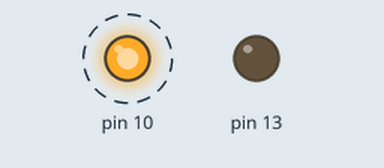
The sketch below on a simulated Arduino Uno, built with avr-gcc and run on an emulated ATmega328P. Parts: output pins drawn as LEDs (lit = HIGH). Dashed ring = blinking.

Above: at 0.05 s.
At 1.95 s:
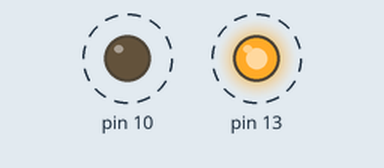
At 2.2 s:
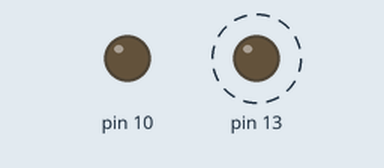
Timing chart, 0 to 3.0 s (numbered marks = the images above):
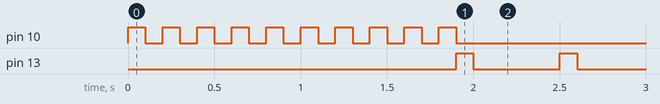

Measured:
- by itself, pin 10: alternates HIGH for 0.10 s and LOW for 0.10 s, 20 changes in all, then stays LOW
- by itself, pin 13: alternates HIGH for 0.10 s and LOW for 0.50 s

The sketch:

KhanhTest_kxnTaskLED.ino
```cpp
//
#include "kxnTaskLED.h"

kxnTaskLED LED_pin_10;
kxnTaskLED LED_pin_13;

void _delay(float seconds) {
  long endTime = millis() + seconds * 1000;
  while(millis() <= endTime) {
      _loop();
  }
}

void setup(){
    LED_pin_10.setup(10);
    LED_pin_13.setup(13);
    LED_pin_10.write(100,100,10);


}

void loop(){

  if(LED_pin_10.isRunning()){
      LED_pin_13.stop();
    }
    else {
      LED_pin_13.write(100,500,5);

    }
    _loop();
}

void _loop(){
    delay(0);
    kxnTaskManager.run(millis());
}

#define _delay     M_DELAY_S
```

kxnTask.cpp
```cpp
#include "kxnTask.h"

void kxnTask::kDelay(unsigned long paTime){
    interval = paTime;
  }

  uint8_t kxnTask::getState(){
    return taskState;
  }

  bool kxnTask::isStateStop(){
    return taskState == KXN_TASK_STATE_STOP;
  }

  bool kxnTask::isStateStart(){
    return taskState == KXN_TASK_STATE_START;
  }

  bool kxnTask::isStateIdle(){
    return taskState == KXN_TASK_STATE_IDLE;
  }

  void kxnTask::setState(uint8_t pa_state){
    lastTaskState = taskState;
    taskState = pa_state;
  }

  void kxnTask::setStateStop(){
    setState(KXN_TASK_STATE_STOP);
  }

  void kxnTask::setStateIdle(){
    taskState = KXN_TASK_STATE_IDLE;
  }

  void kxnTask::run(unsigned long pa_ulCurrentTime) {
    runFast();
    unsigned long currentTime = pa_ulCurrentTime;

    if (currentTime - previousTime >= interval) {
      previousTime = currentTime;
      switch (taskState) {
      case KXN_TASK_STATE_IDLE:
        kxnTaskManager.remove(this);
        break;
      default:
        loop();
      }

    }
  }

  kxnTaskManagerClass kxnTaskManager;

#ifdef EN_KXNTASK_YIELD
  void yield(){
    kxnTaskManager.run(millis());
  }
#endif
```

kxnTask.h
```cpp
#ifndef kxnTask_H__
#define kxnTask_H__

#include "Arduino.h"

typedef enum
{
  KXN_TASK_STATE_START = 250,
  KXN_TASK_STATE_STOP,
  KXN_TASK_STATE_IDLE
} enumStatekxnTask;

class kxnTask
{
private:
  // Variables will change:
  uint8_t taskState = KXN_TASK_STATE_IDLE;     // taskState used to set the LED
  uint8_t lastTaskState = KXN_TASK_STATE_IDLE; // taskState used to set the LED

  // Generally, you should use "unsigned long" for variables that hold time
  // The value will quickly become too large for an int to store
  unsigned long previousTime = 0; // will store last time LED was updated

  unsigned long interval = 50;

public:
  // Set time delay when change state
  void kDelay(unsigned long paTime);

  uint8_t getState();

  bool isStateStop();

  bool isStateStart();

  bool isStateIdle();

  void setState(uint8_t pa_state);

  void setStateStop();

  void setStateIdle();

  virtual void stop()
  {
    setStateStop();
  }

  virtual void start()
  {
    setState(KXN_TASK_STATE_START);
  }

  virtual void setup() {}

  virtual void loop() {}

  virtual void runFast(){}

  void run(unsigned long pa_ulCurrentTime);
};

#define CREATE_TASK_STATE(nameClass) \
  typedef enum enumState##nameClass  \
  {
#define CREATE_TASK(nameClass)     \
  class nameClass : public kxnTask \
  {                                \
  public:

#define END \
  }         \
  ;

#define DEFINE_TASK_STATE(nameClass) typedef enum enumState##nameClass
#define END_CREATE_TASK \
  }                     \
  ;
//-------------------------------------------------------------------------------------------------------------

class NodeKxnTask
{
public:
  kxnTask *task;
  NodeKxnTask *next;

  NodeKxnTask(kxnTask *task) : task(task), next(NULL) {}
};

class kxnTaskManagerClass
{
private:
  NodeKxnTask *head;

public:
  kxnTaskManagerClass() : head(NULL) {}

  void add(kxnTask *task)
  {
    remove(task);
    NodeKxnTask *newNode = new NodeKxnTask(task);
    newNode->next = head;
    head = newNode;
  }

  void remove(kxnTask *task)
  {
    NodeKxnTask *current = head;
    NodeKxnTask *prev = NULL;

    // Duyệt danh sách liên kết
    while (current != NULL)
    {
      if (current->task == task)
      {
        // Nếu tìm thấy nhiệm vụ, xóa nó khỏi danh sách
        if (prev != NULL)
        {
          prev->next = current->next;
        }
        else
        {
          // Nếu nhiệm vụ là phần tử đầu tiên, cập nhật head
          head = current->next;
        }
        delete current;
        return; // Kết thúc hàm sau khi xóa nhiệm vụ
      }
      prev = current;
      current = current->next;
    }

    // Nếu không tìm thấy nhiệm vụ, bạn có thể xử lý tùy ý ở đây
    // Ví dụ: in ra thông báo lỗi hoặc không làm gì cả
  }

  void run(unsigned long CurrentTime)
  {
    NodeKxnTask *temp = head;
    while (temp != NULL)
    {
      temp->task->run(CurrentTime);
      temp = temp->next;
    }
  }
};

extern kxnTaskManagerClass kxnTaskManager;

#endif
```

kxnTaskLED.h
```cpp
#pragma once

#include "kxnTask.h"

DEFINE_TASK_STATE(kxnTaskLED){
    kxnTaskLED_ON,
    kxnTaskLED_OFF,
    kxnTaskLED_IDLE,
};

CREATE_TASK(kxnTaskLED)
byte pin = 0;
unsigned long timeON = 0, timeOFF = 0;
int8_t count = 0, counts = 0;
bool level = 1;

void setup(byte pin)
{
    this->pin = pin;
    pinMode(this->pin, OUTPUT);
    this->resetAllPa();
    stop();
}

void setup(byte pin, bool level)
{
    this->pin = pin;
    this->level = level;
    pinMode(this->pin, OUTPUT);
    this->resetAllPa();
    stop();
}
void loop()
{
    switch (getState())
    {
    case kxnTaskLED_ON:
        this->LED_ON();
        kDelay(this->timeON);
        setState(kxnTaskLED_OFF);
        break;

    case kxnTaskLED_OFF:
        this->LED_OFF();
        kDelay(this->timeOFF);
        if (this->count >= 0 && ++this->counts >= this->count)
            setState(kxnTaskLED_IDLE);
        else
            setState(kxnTaskLED_ON);
        break;

    case kxnTaskLED_IDLE:
        this->stop();
        break;
    default:
        break;
    }
}

void start()
{
    kxnTaskManager.add(this);
    setState(kxnTaskLED_ON);
}

void stop()
{
    this->resetAllPa();
    kDelay(0);
    digitalWrite(this->pin, 0);
    kDelay(0);
    setStateIdle();
}
void LED_ON()
{
    if (this->level)

        digitalWrite(this->pin, this->level);
    else
        digitalWrite(this->pin, !this->level);
}

void LED_OFF()
{
    if (!this->level)

        digitalWrite(this->pin, this->level);
    else
        digitalWrite(this->pin, !this->level);
}

void write(unsigned long timeON, unsigned long timeOFF, int8_t count)
{
    if (this->isRunning())
    {
        if (this->timeON != timeON || this->timeOFF != timeOFF || this->count != count)
        {
            this->timeON = timeON;
            this->timeOFF = timeOFF;
            this->count = count;
            this->start();
        }
    }
    else
    {
        this->resetAllPa();
        this->timeON = timeON;
        this->timeOFF = timeOFF;
        this->count = count;
        this->start();
    }
}

void write(unsigned long timeON, unsigned long timeOFF)
{
    write(timeON,timeOFF,-1);
}

void write(unsigned long timeON)
{
    write(timeON,0,0);
}


void resetAllPa()
{
    this->timeON = 0;
    this->timeOFF = 0;
    this->count = 0;
    this->counts = 0;
}
bool isRunning()
{
    if (getState() == kxnTaskLED_ON || getState() == kxnTaskLED_OFF)

        return true;
    else
        return false;
}
END

/**
 * y240901
 * 00:00
 * Complete testing in void loop().
 * 00:19
 * Complete testing in void loop() with Serial.
 * 00:23
 * Complete testing in void loop() with Serial and change level = 0. rename this class and public.
 */
 
```
